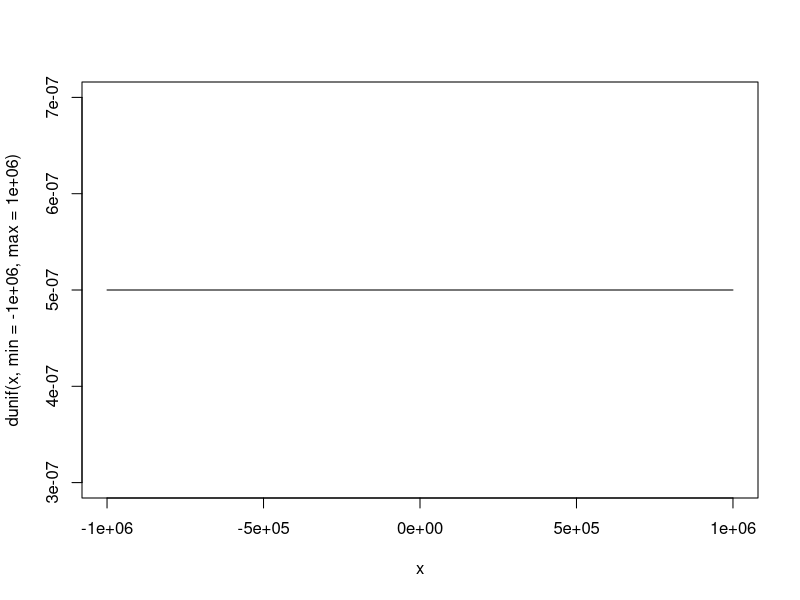
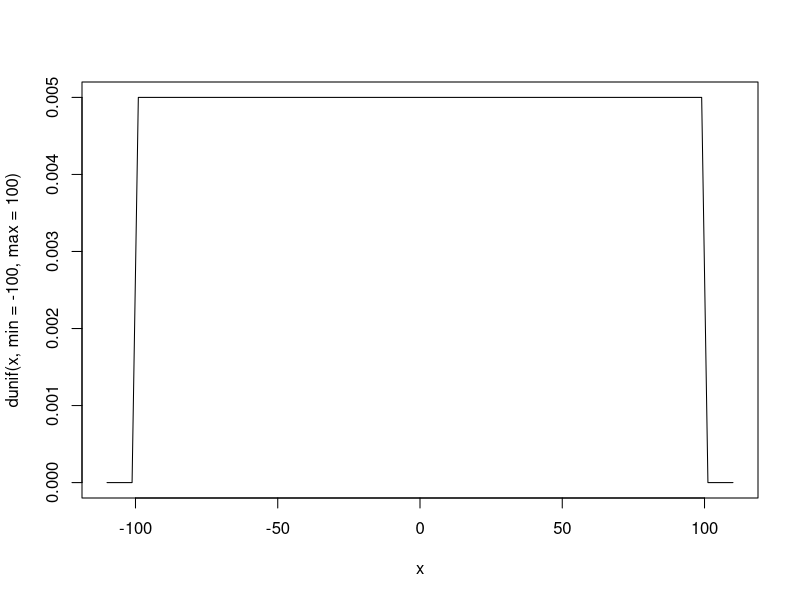
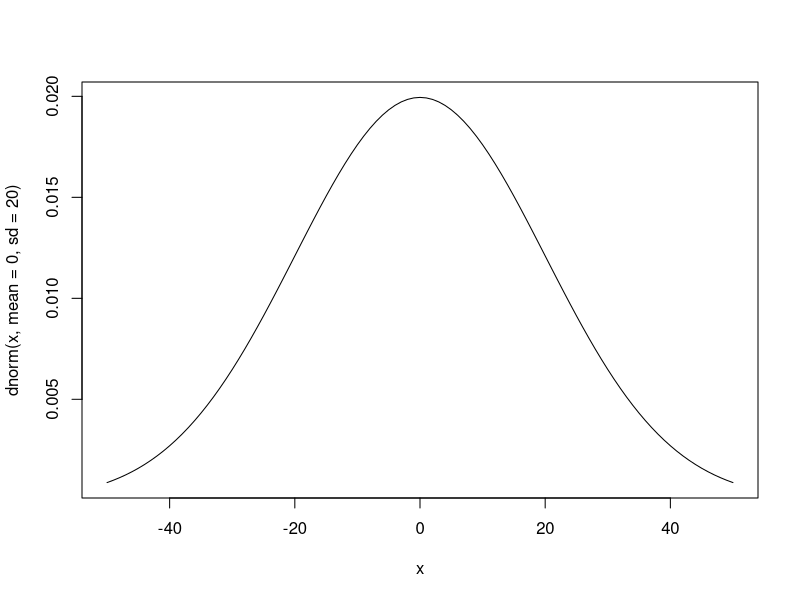
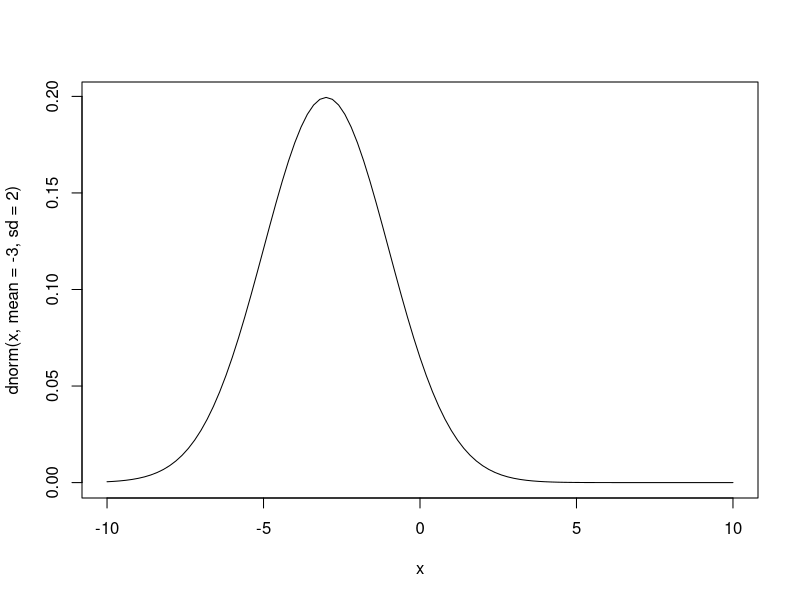

Reproduce these figures in R, in order.
## ---- chunk 1
knitr::opts_chunk$set(echo = TRUE)
## ---- chunk 2
# Some MPG Data
x <- seq(from = 0, to = 50, by = 0.1)
## ---- chunk 3
# Frequentist Priors
curve(dunif(x, min = -1000000, max = 1000000), from = -1000000, to = 1000000)
## ---- chunk 4
# Flat Priors
curve(dunif(x, min = -100, max = 100), from = -110, to = 110)
## ---- chunk 5
curve(dnorm(x, mean = 0, sd = 20), from = -50, to = 50)
## ---- chunk 6
curve(dnorm(x, mean = -3, sd = 2), from = -10, to = 10)
